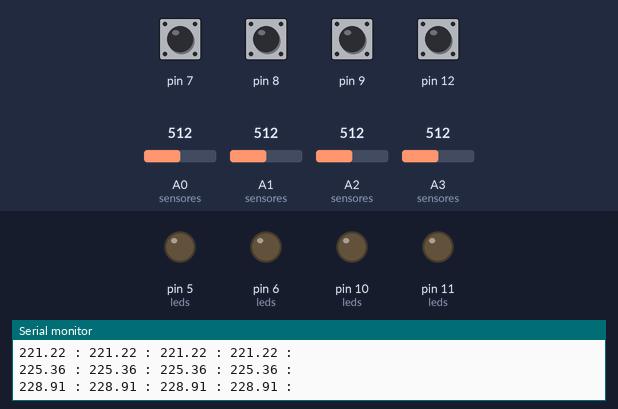
Simulated run of this sketch. Board: Arduino Uno, built with avr-gcc and run on an emulated ATmega328P. Shown: output pins drawn as LEDs (lit = HIGH), the last lines printed to the serial monitor. Inputs (shaded band) come from the test bench; at power-on: pin 7–9, pin 12 HIGH, A0 (sensores) = 512, A1 (sensores) = 512, A2 (sensores) = 512, A3 (sensores) = 512.

Above: at 1.2 s.
1.3 s: pin 7 pulled LOW for 0.15 s
At 1.39 s:
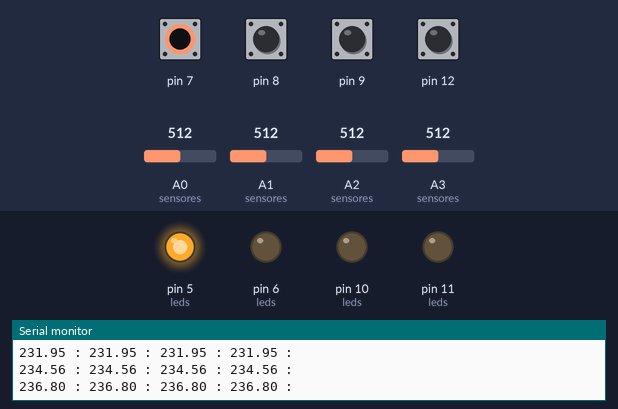
2.9 s: pin 8 pulled LOW for 0.15 s
At 2.99 s:
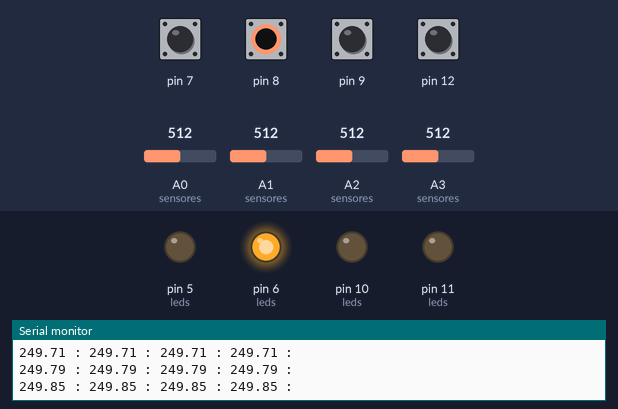
4.5 s: pin 9 pulled LOW for 0.15 s
At 4.59 s:
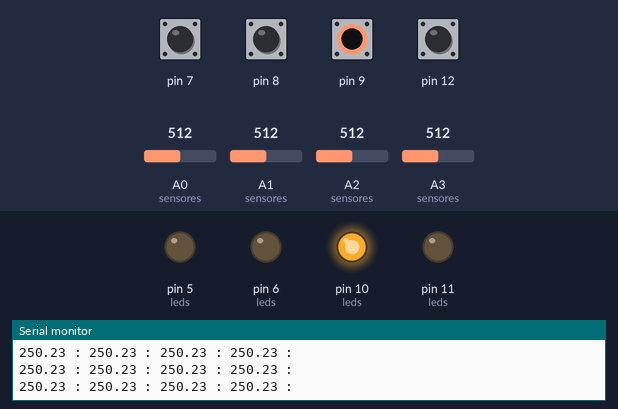
6.1 s: pin 12 pulled LOW for 0.15 s
At 6.18 s:
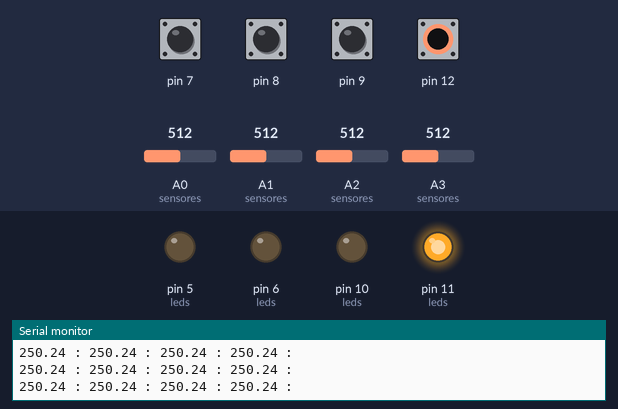
Timing chart, 0 to 9.1 s (numbered marks = the images above; inputs shaded):
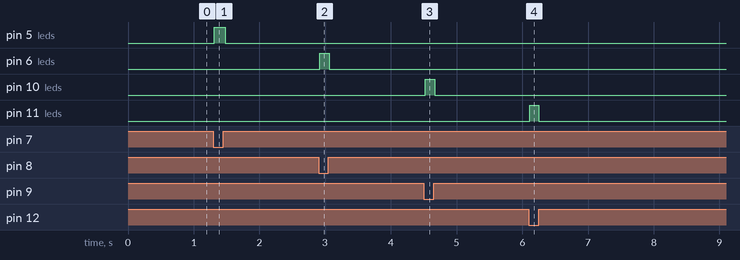

The sketch:

_4sensoresTemp_y_cap_01.ino
```cpp
#include <CapacitiveSensor.h>

 ////////////////////////////////////////////////////////
// configuracion de los perifericos
////////////////////////////////////////////////////////
uint8_t on = 1;
uint8_t off = 0;

// como voy a usar analogWrite() los leds tienen que estar en los pines que tienen PWM
// en mi caso voy a usar un arduino uno. pero creo que esto deberia funcionar con cualquier version de arduino
// defino estas variables como "unsigned" porque no tiene sentido un pin que tenga un valor menor a uno : pinMode(-1, INPUT); ???
unsigned int led1 = 5;
unsigned int led2 = 6;
unsigned int led3 = 10;
unsigned int led4 = 11;


uint16_t capTrigger = 4;

CapacitiveSensor   cs1 = CapacitiveSensor(capTrigger,7);        // 10M resistor between pins 4 & 2, pin 2 is sensor pin, add a wire and or foil if desired
CapacitiveSensor   cs2 = CapacitiveSensor(capTrigger,8);        // 10M resistor between pins 4 & 2, pin 2 is sensor pin, add a wire and or foil if desired
CapacitiveSensor   cs3 = CapacitiveSensor(capTrigger,9);        // 10M resistor between pins 4 & 2, pin 2 is sensor pin, add a wire and or foil if desired
CapacitiveSensor   cs4 = CapacitiveSensor(capTrigger,12);        // 10M resistor between pins 4 & 2, pin 2 is sensor pin, add a wire and or foil if desired


// los sensores son LM35 o sea que necesito una entrada analogica para cada uno
// esto es otra forma de escribir unsigned int
// http://www.badprog.com/c-type-what-are-uint8-t-uint16-t-uint32-t-and-uint64-t

uint8_t sensor1 = A0;
uint8_t sensor2 = A1;
uint8_t sensor3 = A2;
uint8_t sensor4 = A3;

// y unas variables para guardarme los valores de los sensores
// para ello uso el sufijo ('_v'), esto es una convencion personal y que seguramente solo respetare en este codigo
// uso uint16 porque voy a convertir valores desde el AD que son en 10 bits

uint16_t sensor1_v = 0;
uint16_t sensor2_v = 0;
uint16_t sensor3_v = 0;
uint16_t sensor4_v = 0;
// el estado logico del sensor (si prendido o apagado). la _s es por "state"
// arrancan todos apagados
uint8_t sensor1_s = 0;
uint8_t sensor2_s = 0;
uint8_t sensor3_s = 0;
uint8_t sensor4_s = 0;

// este valor hay que ensayarlo, probarlo, ver como funciona y si es verdadero.
// con mi sensor anda ok.
uint16_t tempInicial = 20;          // esta es la temperatura a la cual esta el sensor sin que nadie lo toque
uint16_t tempFinal = 30;          // esta es la temperatura a la cual esta el sensor sin que nadie lo toque
uint16_t tempMinVariacion = 4;      // esta es la diferencia que se produce cuando alguien pone la mano


float temp1 = 0.0;
float temp2 = 0.0;
float temp3 = 0.0;
float temp4 = 0.0;


// para que sea mas facil luego el codigo hago unas estructuras que guardan esas variables
uint8_t sensores[] = {sensor1, sensor2, sensor3, sensor4};
uint16_t sensores_v[] = {sensor1_v, sensor2_v, sensor3_v, sensor4_v};
uint8_t sensores_s[] = {sensor1_s, sensor2_s, sensor3_s, sensor4_s};
float sensores_t[] = {temp1, temp2, temp3, temp4};

CapacitiveSensor caps[] = {cs1, cs2, cs3, cs4};
uint8_t leds[] = {led1, led2, led3, led4};

uint8_t qty = 4; // cantidad de estaciones

void setup() {
  // put your setup code here, to run once:
  for (int i = 0 ; i < qty; i++) {
    pinMode(sensores[i], INPUT);   // los sensores como input (aunque no hace falta)
    pinMode(leds[i], OUTPUT);      // los leds como salida (y por default, tampoco hace falta) pero le da mejor lectura a lo que hace mi programa
  }

  for (int i = 0 ; i < qty; i++) {
    caps[i].set_CS_AutocaL_Millis(0xFFFFFFFF);     // turn off autocalibrate on channel 1 - just as an example
    caps[i].set_CS_Timeout_Millis(25L);
  }

  Serial.begin(9600);
//    analogReference(INTERNAL);
}

long lastSend = 0;
long nextSendDelay = 50;
long now = 0;

void loop() {
//

  checkSensorsState();
  turnLeds();

  readTemperaturSensors();
  updateTemperatures();

  now = millis();
  if(now - lastSend > nextSendDelay){
    sendData();
    lastSend = millis();
  }
}


//    cambia el estado de los leds en funcion del estado de los sensores
void turnLeds() {
  for (int i = 0 ; i < qty; i++) {
    digitalWrite(leds[i], sensores_s[i]); // leo el el sensor y me guardo el valor.
  }
}

//  ejecuta las lecturas en los 4 sensores
void readTemperaturSensors() {
  // tiro una lectura para estabilizar el AD (?)
  analogRead(0); delay(2);
  for (int i = 0 ; i < qty; i++) {
    // leo el el sensor y me guardo el valor.
    sensores_v[i] = analogRead(sensores[i]);
    // entre sensor y sensor dejo un tiempito para que se restablezca el AD
    delay(2);
  }
}

// actualiza el estado actual de referencia de cada uno (si esta prendido o apagado)
void checkSensorsState(){
    long total = 0;
    for (unsigned int i = 0 ; i < qty; i++) {
      total =  caps[i].capacitiveSensor(30) ;
      sensores_s[i] = total > 200L ? on : off;
    }
}

void updateTemperatures(){
  for (int i = 0 ; i < qty; i++) {
      sensores_t[i] = ease(sensores_t[i], getTemperature(sensores_v[i]), 0.95);
  }
}

void sendData() {
  for (int i = 0 ; i < qty; i++) {
    Serial.print(sensores_t[i]);
    Serial.print(" : ");
  }
  Serial.println();

}

float getMVolts(uint16_t value) {
  return  5000.0  * (value * 1.00000 / 1023.0); //mv (son 1024 valores incluidos el 0)
}
float getTemperature(uint16_t value) {
  return  getMVolts(value) / 10; //oC
}

float ease(float current, float nxt, float factor){
  return (current * factor) + (nxt * (1 - factor));
}
```

Measured:
- after the input at 1.3 s, pin 5 (leds): LOW → HIGH at once, → LOW 0.16 s later
- after the input at 2.9 s, pin 6 (leds): LOW → HIGH at once, → LOW 0.14 s later
- after the input at 4.5 s, pin 10 (leds): LOW → HIGH at once, → LOW 0.14 s later
- after the input at 6.1 s, pin 11 (leds): LOW → HIGH at once, → LOW 0.14 s later
